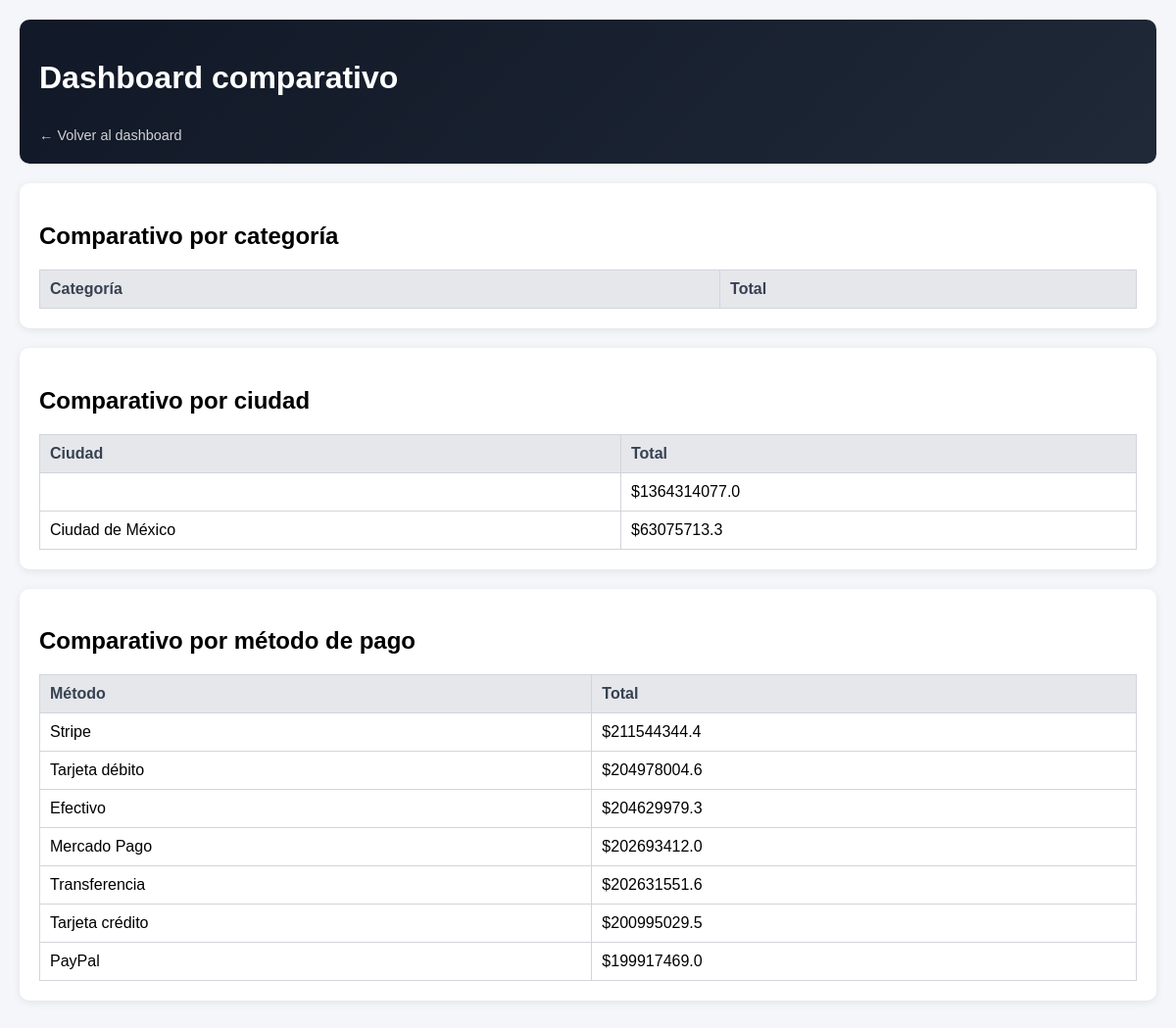
The page /dashboard/comparativo/ on the database as committed earlier.
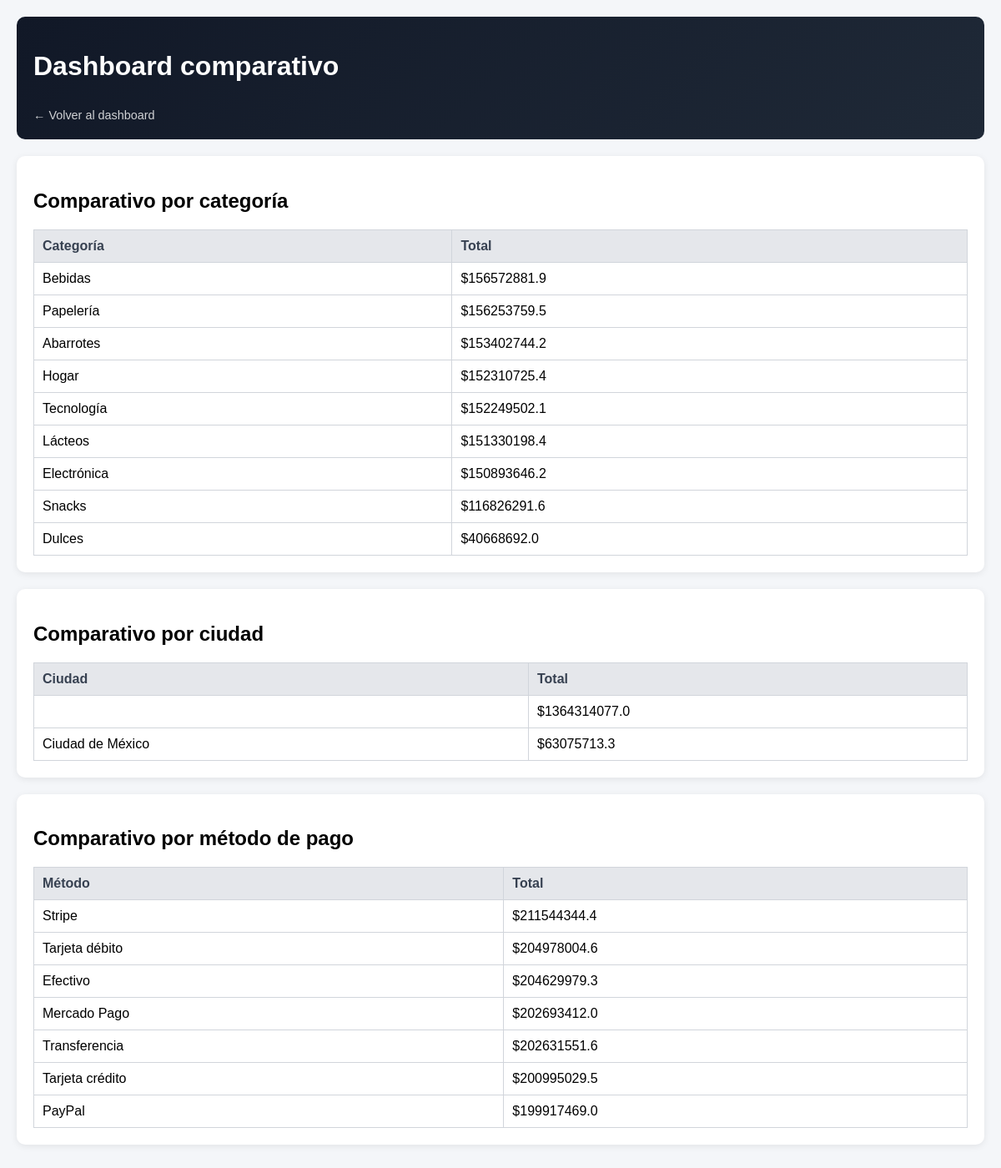
The same page on the database as committed later.
### catalogos/models.py (models this page shows, shortened)
class MetodoPago(models.Model):
    nombre = models.CharField(max_length=50, unique=True)
    descripcion = models.TextField(blank=True, null=True)
    activo = models.BooleanField(default=True)
    class Meta:
        verbose_name = "Método de pago"
        verbose_name_plural = "Métodos de pago"
        ordering = ['nombre']

class Categoria(models.Model):
    nombre = models.CharField(max_length=100, unique=True)
    descripcion = models.TextField(blank=True, null=True)
    activo = models.BooleanField(default=True)
    class Meta:
        verbose_name = "Categoría"
        verbose_name_plural = "Categorías"
        ordering = ['nombre']

### dashboard/views.py (the view)
# urls.py: path('comparativo/', dashboard_comparativo, name='dashboard_comparativo'),
def dashboard_comparativo(request):
    comparativo_categorias = (
        DetalleVenta.objects.values('producto__categoria__nombre')
        .annotate(total=Sum('subtotal'))
        .order_by('-total')
    )
    comparativo_ciudades = (
        Venta.objects.values('sucursal__ciudad')
        .annotate(total=Sum('total'))
        .order_by('-total')
    )
    comparativo_metodos = (
        Venta.objects.values('metodo_pago__nombre')
        .annotate(total=Sum('total'))
        .order_by('-total')
    )
    return render(request, 'dashboard/comparativo.html', {
        'comparativo_categorias': comparativo_categorias,
        'comparativo_ciudades': comparativo_ciudades,
        'comparativo_metodos': comparativo_metodos,
    })

### templates/dashboard/comparativo.html (shortened to what this page needs)
<!DOCTYPE html>
<html lang="es">
<head>
</head>
<body>
    <div class="header">
        <h1>Dashboard comparativo</h1>
        <a href="{% url 'inicio' %}" class="boton-volver">← Volver al dashboard</a>
    </div>
    <div class="card">
        <h2>Comparativo por categoría</h2>
        <table>
            <tr>
                <th>Categoría</th>
                <th>Total</th>
            </tr>
            {% for item in comparativo_categorias %}
            <tr>
                <td>{{ item.producto__categoria__nombre }}</td>
                <td>${{ item.total|floatformat:1 }}</td>
            </tr>
            {% endfor %}
        </table>
    </div>
    <div class="card">
        <h2>Comparativo por ciudad</h2>
        <table>
            <tr>
                <th>Ciudad</th>
                <th>Total</th>
            </tr>
            {% for item in comparativo_ciudades %}
            <tr>
                <td>{{ item.sucursal__ciudad }}</td>
                <td>${{ item.total|floatformat:1 }}</td>
            </tr>
            {% endfor %}
        </table>
    </div>
    <div class="card">
        <h2>Comparativo por método de pago</h2>
        <table>
            <tr>
                <th>Método</th>
                <th>Total</th>
            </tr>
            {% for item in comparativo_metodos %}
            <tr>
                <td>{{ item.metodo_pago__nombre }}</td>
                <td>${{ item.total|floatformat:1 }}</td>
            </tr>
            {% endfor %}
        </table>
    </div>
</body>
</html>

Rows that differ between the two databases and show on the page:
now on this page (row unchanged): Categoria: producto__categoria__nombre "Bebidas", total "156572881.9"
now on this page (row unchanged): Categoria: producto__categoria__nombre "Papelería", total "156253759.5"
added Categoria: producto__categoria__nombre "Abarrotes", total "153402744.2"
added Categoria: producto__categoria__nombre "Hogar", total "152310725.4"
added Categoria: producto__categoria__nombre "Tecnología", total "152249502.1"
added Categoria: producto__categoria__nombre "Lácteos", total "151330198.4"
now on this page (row unchanged): Categoria: producto__categoria__nombre "Electrónica", total "150893646.2"
added Categoria: producto__categoria__nombre "Snacks", total "116826291.6"
now on this page (row unchanged): Categoria: producto__categoria__nombre "Dulces", total "40668692.0"
